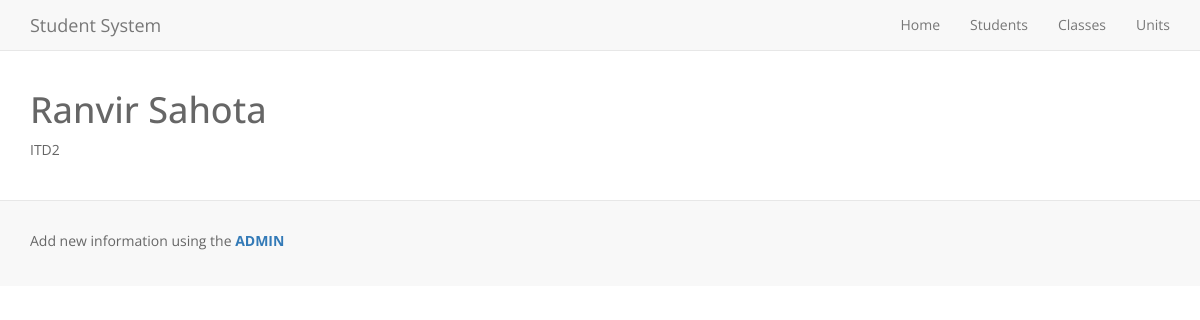
The page /SIS/students/12/overview on the database its author committed.
### Student_information_system/models.py (models this page shows, shortened)
class tblStudent(models.Model):
    id_students = models.AutoField(primary_key=True, verbose_name="Student ID")
    name_first = models.CharField("First Name", max_length=200)
    name_last = models.CharField("Last Name", max_length=200)
    date_of_birth = models.DateField(blank=True, null=True)
    gender = models.NullBooleanField("Is Male", null=True, blank=True)
    travel_time = models.DurationField("Travel Time", null=True, blank=True)
    post_code = models.CharField("Post Code", max_length=7, null=True, blank=True)
    id_foreign_classes = models.ForeignKey(tblClasses, verbose_name="Class")
    class Meta:
        verbose_name = ("Student")
        verbose_name_plural = ("Students")

class tblClasses(models.Model):
    id_classes = models.AutoField(primary_key=True, verbose_name="Class ID")
    class_code = models.CharField("Class Code", max_length=50)
    id_foreign_unit_1 = models.ForeignKey(tblUnits,
                                        verbose_name="Unit 1", related_name='Unit_1',
                                        null=True, blank=True)
    id_foreign_unit_2 = models.ForeignKey(tblUnits,
                                        verbose_name="Unit 2", related_name='Unit_2',
                                        null=True, blank=True)
    id_foreign_unit_3 = models.ForeignKey(tblUnits,
                                        verbose_name="Unit 3", related_name='Unit_3',
                                        null=True, blank=True)
    class Meta:
        verbose_name = ("Class")
        verbose_name_plural = ("Classes")
    def __str__(self):
        return self.class_code

### Student_information_system/views.py (the view)
# urls.py: url(r'^students/(?P<student_id>[0-9]+)/overview$', views.students, name='students'),
def students(request, student_id):
    student = get_object_or_404(tblStudent, pk=student_id)
    context = {
        'student': student,
    }
    return render(request, 'SIS/studentView.html', context)

### Student_information_system/templates/SIS/studentView.html
{% extends "SIS/base.html" %}
{% block content %}
    <h1>{{ student.name_first }} {{ student.name_last }}</h1>
    <p>{{ student.id_foreign_classes }}</p>
{% endblock %}

### static/css/style.css (style rules this page uses)
body { font-family: 'Open Sans', sans-serif; color: #666666; padding-top:70px; }

### rows shown on the page
tblStudent: name_first "Ranvir", name_last "Sahota", id_foreign_classes "ITD2"
